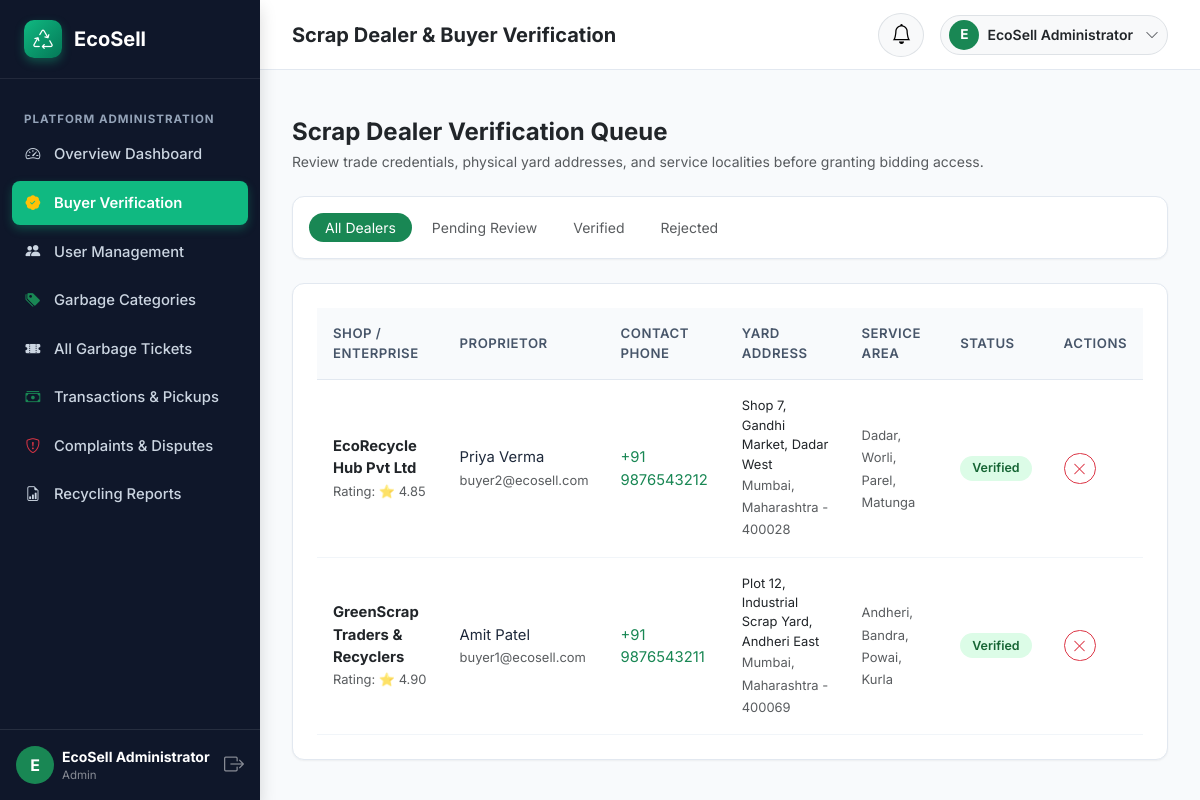
/admin/buyers/verification (signed in), run on the app's committed database.
### models/user.py (models this page shows, shortened)
class User(UserMixin, db.Model):
    __tablename__ = 'users'
    id = db.Column(db.Integer, primary_key=True, autoincrement=True)
    full_name = db.Column(db.String(150), nullable=False)
    email = db.Column(db.String(150), nullable=False, unique=True, index=True)
    phone = db.Column(db.String(25), nullable=False)
    password_hash = db.Column(db.String(255), nullable=False)
    role = db.Column(db.String(20), nullable=False, index=True)  # 'seller', 'buyer', 'admin'
    account_status = db.Column(db.String(20), default='active')  # 'active', 'pending', 'suspended'
    created_at = db.Column(db.DateTime, default=datetime.utcnow)
    seller_profile = db.relationship('SellerProfile', backref='user', uselist=False, cascade='all, delete-orphan')
    buyer_profile = db.relationship('BuyerProfile', backref='user', uselist=False, cascade='all, delete-orphan')
    selling_tickets = db.relationship('SellingTicket', backref='seller', lazy='dynamic', cascade='all, delete-orphan')
    buyer_offers = db.relationship('BuyerOffer', backref='buyer', lazy='dynamic', cascade='all, delete-orphan')
    buyer_prices = db.relationship('BuyerPrice', backref='buyer', lazy='dynamic', cascade='all, delete-orphan')
    complaints = db.relationship('Complaint', backref='user', lazy='dynamic', cascade='all, delete-orphan')
    notifications = db.relationship('Notification', backref='user', lazy='dynamic', cascade='all, delete-orphan', order_by='Notification.created_at.desc()')
    @property
    def is_seller(self):
        return self.role == 'seller'
    @property
    def is_buyer(self):
        return self.role == 'buyer'
    @property
    def is_admin(self):
        return self.role == 'admin'
    @property
    def is_active(self):
        return self.account_status == 'active'

### models/buyer.py (models this page shows, shortened)
class BuyerProfile(db.Model):
    __tablename__ = 'buyer_profiles'
    id = db.Column(db.Integer, primary_key=True, autoincrement=True)
    user_id = db.Column(db.Integer, db.ForeignKey('users.id', ondelete='CASCADE'), nullable=False, unique=True)
    shop_name = db.Column(db.String(150), nullable=False)
    shop_address = db.Column(db.Text, nullable=False)
    city = db.Column(db.String(100), nullable=False)
    state = db.Column(db.String(100), nullable=False)
    pincode = db.Column(db.String(15), nullable=False)
    service_area = db.Column(db.String(255), nullable=False)
    verification_status = db.Column(db.String(20), default='pending', index=True)  # 'pending', 'verified', 'rejected'
    rating = db.Column(db.Numeric(3, 2), default=5.00)

### routes/admin_routes.py (the view)
@admin_bp.route('/buyers/verification')
@login_required
@admin_required
def buyers_verification():
    status = request.args.get('status', 'all')
    query = BuyerProfile.query.join(User)
    if status != 'all':
        query = query.filter(BuyerProfile.verification_status == status)
    buyers = query.order_by(User.created_at.desc()).all()
    return render_template('admin/buyers.html', buyers=buyers, current_status=status)

### app.py (called while the page is built)
@login_manager.user_loader
def load_user(user_id):
    return User.query.get(int(user_id))

### templates/admin/buyers.html (shortened to what this page needs)
{% extends "dashboard_base.html" %}
{% block page_title %}Scrap Dealer & Buyer Verification{% endblock %}
{% block sidebar_menu %}
<li class="sidebar-heading">Platform Administration</li>
<li class="sidebar-item">
    <a href="{{ url_for('admin.dashboard') }}" class="sidebar-link">
        <i class="bi bi-speedometer2"></i> Overview Dashboard
    </a>
</li>
<li class="sidebar-item">
    <a href="{{ url_for('admin.buyers_verification') }}" class="sidebar-link active">
        <i class="bi bi-patch-check-fill text-warning"></i> Buyer Verification
    </a>
</li>
<li class="sidebar-item">
    <a href="{{ url_for('admin.users') }}" class="sidebar-link">
        <i class="bi bi-people-fill"></i> User Management
    </a>
</li>
<li class="sidebar-item">
    <a href="{{ url_for('admin.categories') }}" class="sidebar-link">
        <i class="bi bi-tags-fill text-success"></i> Garbage Categories
    </a>
</li>
<li class="sidebar-item">
    <a href="{{ url_for('admin.tickets') }}" class="sidebar-link">
        <i class="bi bi-ticket-perforated-fill"></i> All Garbage Tickets
    </a>
</li>
<li class="sidebar-item">
    <a href="{{ url_for('admin.transactions') }}" class="sidebar-link">
        <i class="bi bi-cash-stack text-success"></i> Transactions & Pickups
    </a>
</li>
<li class="sidebar-item">
    <a href="{{ url_for('admin.complaints') }}" class="sidebar-link">
        <i class="bi bi-shield-exclamation text-danger"></i> Complaints & Disputes
    </a>
</li>
<li class="sidebar-item">
    <a href="{{ url_for('admin.reports') }}" class="sidebar-link">
        <i class="bi bi-file-earmark-bar-graph"></i> Recycling Reports
    </a>
</li>
{% endblock %}
{% block dashboard_body %}
<div class="mb-4">
    <h4 class="fw-bold text-dark mb-1">Scrap Dealer Verification Queue</h4>
    <p class="text-muted small mb-0">Review trade credentials, physical yard addresses, and service localities before granting bidding access.</p>
</div>
<div class="ecosell-card p-3 mb-4">
    <ul class="nav nav-pills small gap-1">
        <li class="nav-item">
            <a class="nav-link rounded-pill py-1 px-3 {% if current_status == 'all' %}active bg-success{% else %}text-muted{% endif %}" href="{{ url_for('admin.buyers_verification', status='all') }}">All Dealers</a>
        </li>
        <li class="nav-item">
            <a class="nav-link rounded-pill py-1 px-3 {% if current_status == 'pending' %}active bg-warning text-dark{% else %}text-muted{% endif %}" href="{{ url_for('admin.buyers_verification', status='pending') }}">Pending Review</a>
        </li>
        <li class="nav-item">
            <a class="nav-link rounded-pill py-1 px-3 {% if current_status == 'verified' %}active bg-success{% else %}text-muted{% endif %}" href="{{ url_for('admin.buyers_verification', status='verified') }}">Verified</a>
        </li>
        <li class="nav-item">
            <a class="nav-link rounded-pill py-1 px-3 {% if current_status == 'rejected' %}active bg-danger text-white{% else %}text-muted{% endif %}" href="{{ url_for('admin.buyers_verification', status='rejected') }}">Rejected</a>
        </li>
    </ul>
</div>
<div class="ecosell-card p-4">
    {% if buyers %}
    <div class="table-responsive">
        <table class="table-ecosell">
            <thead>
                <tr>
                    <th>Shop / Enterprise</th>
                    <th>Proprietor</th>
                    <th>Contact Phone</th>
                    <th>Yard Address</th>
                    <th>Service Area</th>
                    <th>Status</th>
                    <th>Actions</th>
                </tr>
            </thead>
            <tbody>
                {% for b in buyers %}
                <tr>
                    <td>
                        <strong class="text-dark d-block">{{ b.shop_name }}</strong>
                        <span class="text-muted small">Rating: ⭐ {{ b.rating }}</span>
                    </td>
                    <td>
                        <div>{{ b.user.full_name }}</div>
                        <span class="text-muted small">{{ b.user.email }}</span>
                    </td>
                    <td><a href="tel:{{ b.user.phone }}" class="text-success">{{ b.user.phone }}</a></td>
                    <td>
                        <div class="small text-dark">{{ b.shop_address }}</div>
                        <span class="text-muted small">{{ b.city }}, {{ b.state }} - {{ b.pincode }}</span>
                    </td>
                    <td>
                        <span class="small text-muted">{{ b.service_area }}</span>
                    </td>
                    <td>
                        <span class="badge badge-status
                            {% if b.verification_status == 'verified' %}badge-verified
                            {% elif b.verification_status == 'rejected' %}badge-cancelled
                            {% else %}badge-pending{% endif %}">
                            {{ b.verification_status | capitalize }}
                        </span>
                    </td>
                    <td>
                        <div class="d-flex gap-1">
                            {% if b.verification_status != 'rejected' %}
                            <form method="POST" action="{{ url_for('admin.verify_buyer', profile_id=b.id) }}">
                                <button type="submit" class="btn btn-sm btn-outline-danger rounded-pill px-2" title="Reject Application" onclick="return confirm('Reject this buyer account?');">
                                    <i class="bi bi-x-lg"></i>
                                </button>
                            </form>
                            {% endif %}
                        </div>
                    </td>
                </tr>
                {% endfor %}
            </tbody>
        </table>
    </div>
    {% else %}
    <div class="empty-state py-4">
        <i class="bi bi-shield-check empty-state-icon"></i>
        <h6 class="fw-bold text-dark">No Buyers in this Queue</h6>
        <p class="text-muted small mb-0">All scrap dealer registration requests have been processed.</p>
    </div>
    {% endif %}
</div>
{% endblock %}

### templates/dashboard_base.html (shortened to what this page needs)
{% extends "base.html" %}
{% block layout %}
<div class="dashboard-wrapper">
    <aside class="dashboard-sidebar shadow">
        <div class="sidebar-brand">
            <div class="brand-leaf-icon">
                <i class="bi bi-recycle fs-5"></i>
            </div>
            <span>EcoSell</span>
        </div>
        <ul class="sidebar-nav">
            {% block sidebar_menu %}{% endblock %}
        </ul>
        <div class="p-3 border-top border-secondary border-opacity-25 mt-auto">
            <div class="d-flex align-items-center gap-2">
                <div class="rounded-circle bg-success text-white d-flex align-items-center justify-content-center fw-bold" style="width: 38px; height: 38px;">
                    {{ current_user.full_name[:1] | upper }}
                </div>
                <div class="overflow-hidden flex-grow-1">
                    <div class="text-white small fw-bold text-truncate">{{ current_user.full_name }}</div>
                    <div class="text-white-50 text-truncate" style="font-size: 0.72rem;">{{ current_user.role | capitalize }}</div>
                </div>
                <a href="{{ url_for('auth.logout') }}" class="text-white-50 hover-white" title="Logout">
                    <i class="bi bi-box-arrow-right fs-5"></i>
                </a>
            </div>
        </div>
    </aside>
    <div class="dashboard-main">
        <header class="dashboard-topbar">
            <div class="d-flex align-items-center gap-3">
                <h5 class="mb-0 fw-bold text-dark d-none d-sm-block">{% block page_title %}Dashboard{% endblock %}</h5>
            </div>
            <div class="d-flex align-items-center gap-3">
                <div class="dropdown">
                    <button class="btn btn-light rounded-circle position-relative border" type="button" data-bs-toggle="dropdown" aria-expanded="false">
                        <i class="bi bi-bell fs-5 text-gray-700"></i>
                    </button>
                </div>
                <div class="dropdown">
                    <button class="btn btn-light d-flex align-items-center gap-2 border rounded-pill py-1 px-2" type="button" data-bs-toggle="dropdown">
                        <div class="rounded-circle bg-success text-white d-flex align-items-center justify-content-center fw-bold" style="width: 30px; height: 30px; font-size: 0.85rem;">
                            {{ current_user.full_name[:1] | upper }}
                        </div>
                        <span class="small fw-semibold text-dark me-1 d-none d-md-inline">{{ current_user.full_name }}</span>
                        <i class="bi bi-chevron-down text-muted small"></i>
                    </button>
                </div>
            </div>
        </header>
        <div class="px-4 pt-3">
        </div>
        <div class="dashboard-content">
            {% block dashboard_body %}{% endblock %}
        </div>
    </div>
</div>
{% endblock %}

### static/css/style.css (style rules this page uses)
:root { --primary: #10b981; --primary-hover: #059669; --primary-dark: #047857; --primary-light: #ecfdf5; --primary-subtle: #d1fae5; --secondary: #0ea5e9; --secondary-dark: #0284c7; --dark: #0f172a; --dark-light: #1e293b; --gray-900: #0f172a; --gray-800: #1e293b; --gray-700: #334155; --gray-600: #475569; --gray-500: #64748b; --gray-400: #94a3b8; --gray-300: #cbd5e1; --gray-200: #e2e8f0; --gray-100: #f1f5f9; --gray-50: #f8fafc; --success: #10b981; --warning: #f59e0b; --danger: #ef4444; --info: #06b6d4; --sidebar-width: 260px; --topbar-height: 70px; --shadow-sm: 0 1px 2px 0 rgb(0 0 0 / 0.05); --shadow-md: 0 4px 6px -1px rgb(0 0 0 / 0.1), 0 2px 4px -2px rgb(0 0 0 / 0.1); --shadow-lg: 0 10px 15px -3px rgb(0 0 0 / 0.1), 0 4px 6px -4px rgb(0 0 0 / 0.1); --shadow-xl: 0 20px 25px -5px rgb(0 0 0 / 0.1), 0 8px 10px -6px rgb(0 0 0 / 0.1); --radius-sm: 8px; --radius-md: 12px; --radius-lg: 16px; --radius-xl: 24px; }
body { font-family: 'Inter', -apple-system, BlinkMacSystemFont, 'Segoe UI', Roboto, Helvetica, Arial, sans-serif; color: var(--gray-800); background-color: var(--gray-50); min-height: 100vh; display: flex; flex-direction: column; }
a { color: var(--primary-dark); text-decoration: none; transition: all 0.2s ease; }
.brand-leaf-icon { width: 38px; height: 38px; background: linear-gradient(135deg, var(--primary), var(--primary-dark)); color: white; display: flex; align-items: center; justify-content: center; border-radius: 10px; box-shadow: 0 4px 10px rgba(16, 185, 129, 0.35); }
.ecosell-card { background: #ffffff; border: 1px solid var(--gray-200); border-radius: var(--radius-md); box-shadow: var(--shadow-sm); transition: transform 0.2s ease, box-shadow 0.2s ease; }
.dashboard-wrapper { display: flex; min-height: 100vh; width: 100%; }
.dashboard-sidebar { width: var(--sidebar-width); background-color: var(--dark); color: #ffffff; display: flex; flex-direction: column; flex-shrink: 0; transition: all 0.3s ease; position: sticky; top: 0; height: 100vh; z-index: 1000; overflow-y: auto; }
.sidebar-brand { padding: 1.25rem 1.5rem; display: flex; align-items: center; gap: 0.75rem; color: #ffffff; font-weight: 700; font-size: 1.25rem; border-bottom: 1px solid rgba(255, 255, 255, 0.08); }
.sidebar-nav { padding: 1.25rem 0.75rem; list-style: none; margin: 0; flex: 1; }
.sidebar-heading { font-size: 0.72rem; text-transform: uppercase; letter-spacing: 1px; color: var(--gray-400); padding: 0.75rem 0.75rem 0.25rem; font-weight: 700; }
.sidebar-item { margin-bottom: 0.25rem; }
.sidebar-link { display: flex; align-items: center; gap: 0.85rem; padding: 0.7rem 0.85rem; color: var(--gray-300); border-radius: var(--radius-sm); font-weight: 500; font-size: 0.925rem; transition: all 0.2s ease; }
.sidebar-link.active { background: var(--primary); color: #ffffff; font-weight: 600; box-shadow: 0 4px 10px rgba(16, 185, 129, 0.3); }
.dashboard-main { flex: 1; display: flex; flex-direction: column; min-width: 0; background-color: #f8fafc; }
.dashboard-topbar { height: var(--topbar-height); background: #ffffff; border-bottom: 1px solid var(--gray-200); display: flex; align-items: center; justify-content: space-between; padding: 0 2rem; position: sticky; top: 0; z-index: 999; }
.dashboard-content { padding: 2rem; flex: 1; }
.badge-status { padding: 0.4rem 0.75rem; border-radius: 50px; font-size: 0.78rem; font-weight: 600; display: inline-flex; align-items: center; gap: 0.35rem; }
.badge-verified { background: #dcfce7; color: #166534; }
.table-ecosell { border-collapse: separate; border-spacing: 0; width: 100%; }
.table-ecosell th { background: #f8fafc; color: var(--gray-600); font-weight: 600; font-size: 0.825rem; text-transform: uppercase; letter-spacing: 0.5px; padding: 1rem; border-bottom: 1px solid var(--gray-200); }
.table-ecosell td { padding: 1rem; vertical-align: middle; border-bottom: 1px solid var(--gray-100); font-size: 0.925rem; }

### data on the page
User: full_name "E", full_name "EcoSell Administrator", role "Admin"
BuyerProfile: shop_name "EcoRecycle Hub Pvt Ltd", rating "4.85", user.full_name "Priya Verma", user.email "buyer2@ecosell.com", user.phone "+91 9876543212", shop_address "Shop 7, Gandhi Market, Dadar West", city "Mumbai", state "Maharashtra", pincode "400028", service_area "Dadar, Worli, Parel, Matunga", verification_status "Verified"
BuyerProfile: shop_name "GreenScrap Traders & Recyclers", rating "4.90", user.full_name "Amit Patel", user.email "buyer1@ecosell.com", user.phone "+91 9876543211", shop_address "Plot 12, Industrial Scrap Yard, Andheri East", city "Mumbai", state "Maharashtra", pincode "400069", service_area "Andheri, Bandra, Powai, Kurla", verification_status "Verified"
